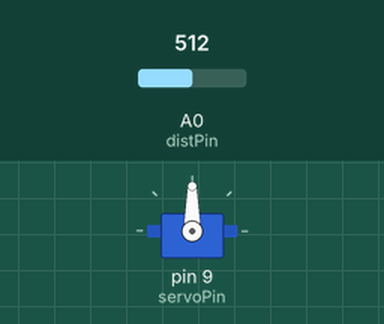
The sketch below on a simulated Arduino Uno, built with avr-gcc and run on an emulated ATmega328P. Parts: servo. The test bench sets the inputs (shaded band); at power-on: A0 (distPin) = 512.

Above: at 1.2 s.
1.3 s: A0 (distPin) set to 716
At 2.5 s:
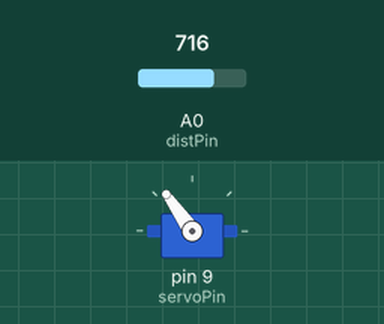
2.8 s: A0 (distPin) set to 900
At 3.7 s:
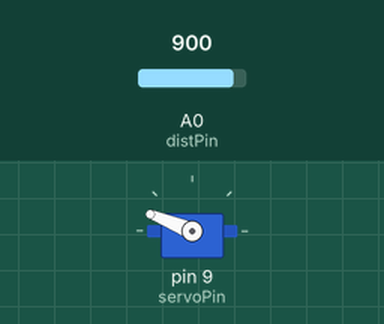
4.3 s: A0 (distPin) set to 1023
At 4.8 s:
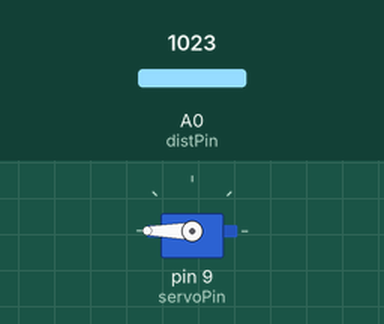
5.8 s: A0 (distPin) set to 306
At 7.0 s:
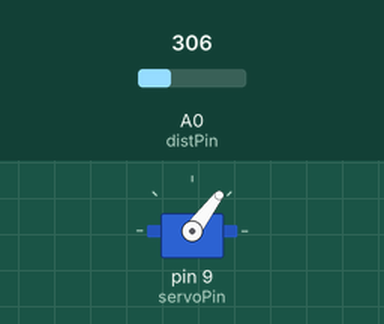
7.3 s: A0 (distPin) set to 122
At 8.3 s:
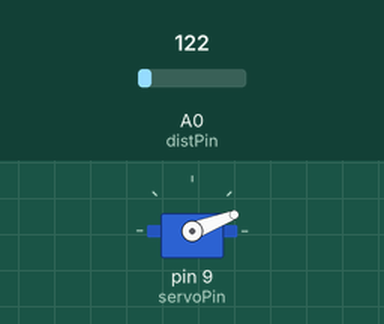
Timing chart, 0 to 9.8 s (numbered marks = the images above; inputs shaded):
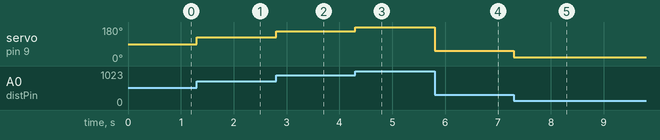

Measured:
- after the input at 1.3 s, servo on pin 9 (servoPin): 90° → 125° at once
- after the input at 2.8 s, servo on pin 9 (servoPin): 125° → 158° at once
- after the input at 4.3 s, servo on pin 9 (servoPin): 158° → 180° at once
- after the input at 5.8 s, servo on pin 9 (servoPin): 180° → 53° at once
- after the input at 7.3 s, servo on pin 9 (servoPin): 53° → 21° at once

The sketch:

servo_distance.ino
```cpp
// Include the Servo Library
#include <Servo.h>

// Create a Servo Object
Servo testServo;

int servoPin = 9;
int distPin = 0;

void setup()
{
  // Attach the servo object
  testServo.attach(servoPin);
}

void loop()
{
  int dist = analogRead(distPin);
  int pos = map(dist, 0, 1023, 0, 180);

  testServo.write(pos);
}
```
